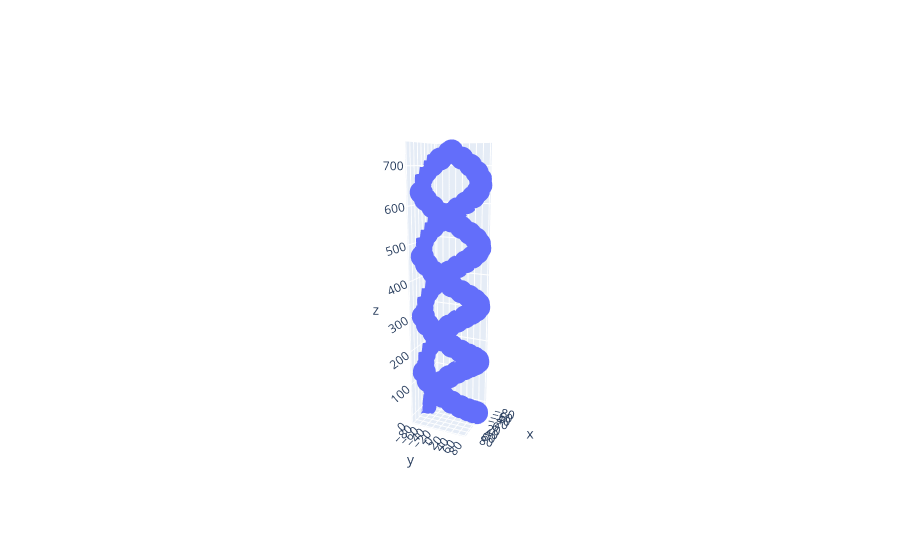

Notebook code for this chart:
### Code cell
def plot_points(points, saveto = None):
    fig = go.Figure()

    x,y,z = points.T
    fig.add_trace(go.Scatter3d(x=x, y=y, z=z,))

    fig.update_layout(
    scene=dict(
        aspectmode='data'   # ensures equal scaling for x, y, z
    )
    )    

    fig.update_layout(
    dragmode="turntable",        # intuitive rotation
    scene_camera=dict(eye=dict(x=4, y=1.8, z=1.2)),  # pleasant starting view
    )

    fig.show()

    if saveto is not None:
        fig.write_html(saveto)


def plot_helix(L, theta, tau, segments = 45, saveto = None, double_helix = True):

    points, _, _ = full_helix_calculation(L, theta, tau, segments = segments)


    if double_helix:
        points2 = points.copy()
        points2 = turn_spiral_about_z_axis(points2)
        points = np.vstack((points, points2[::-1]))

    plot_points(points, saveto)


plot_helix(30, 15, 10, segments = 45, saveto = "helix.html", double_helix = True)
